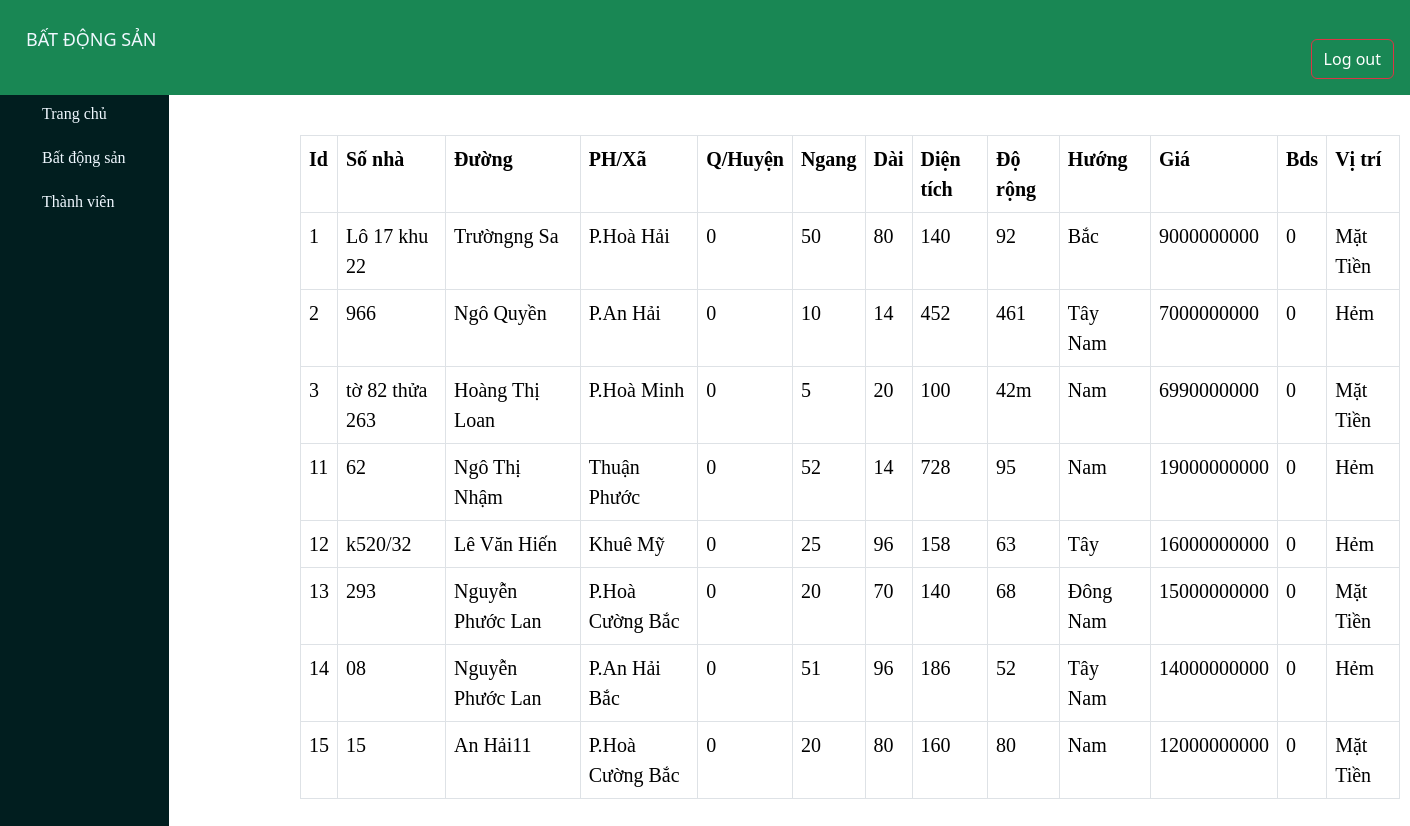
Page /collaborators_data.php on the committed database.
### tables this page shows
CREATE TABLE `tbl_danhmuc` (
  `id_danhmuc` int(11) NOT NULL,
  `sonha` varchar(100) NOT NULL,
  `duong` varchar(100) NOT NULL,
  `xa` varchar(100) NOT NULL,
  `huyen` varchar(100) NOT NULL,
  `ngang` varchar(100) NOT NULL,
  `dai` varchar(100) NOT NULL,
  `dientich` varchar(100) NOT NULL,
  `dorong` varchar(11) NOT NULL,
  `huong` varchar(100) NOT NULL,
  `gia` varchar(100) NOT NULL,
  `bds` varchar(50) NOT NULL,
  `vitri` varchar(100) NOT NULL,
  `ten` varchar(50) NOT NULL,
  `dang` varchar(50) NOT NULL,
  `hinhanh` varchar(100) NOT NULL,
  `ghichu` varchar(100) NOT NULL,
  `sdt` varchar(20) NOT NULL
);

### collaborators_data.php (the view, shortened to what this page needs)
<!DOCTYPE html>
<html lang="en">
<head>
    <link rel="stylesheet" type="text/css" href="css/styleadmincp.css">
    <link rel="stylesheet" type="text/css" href="css/min1.css">
    <link href="https://cdn.jsdelivr.net/npm/bootstrap@5.3.1/dist/css/bootstrap.min.css" rel="stylesheet">
</head>
<body>
<div class="wrapper1">
        <div class="text-bg-success p-3">
            <p class="header "> BẤT ĐỘNG SẢN </p>
            <div class="d-flex justify-content-end">
            <button class="btn btn-outline-danger d-flex align-items-center justify-content-center" style="margin-top: -40px;">
            <a href="javascript:void(0);" id="logout-link" style="color: white; text-decoration: none;">Log out</a>
            </button>
        </div>
        </div>
        <div id="main">
            <div class="vung2">
                    <div class="menu">
                        <ul class="list_menu">
                        <li><a href="/collaborators.php"> Trang chủ</a></li>
                        <li><a href="/collaborators_data.php">Bất động sản</a></li>
                        <li><a href="/collaborators_staff.php">Thành viên</a></li>
                        </ul>
                    </div>
            </div>
            <div class="trungtam">
            <?php
                $sql_lietke_danhmucsp = "SELECT * FROM tbl_danhmuc ORDER BY gia DESC";
                $mysqli = new mysqli("localhost","root","","web_mysqli");
                $query_lietke_danhmucsp = mysqli_query($mysqli,$sql_lietke_danhmucsp);
            ?>
<table class="table table-bordered" style=" width:1100px; margin-left:250px; margin-top:40px;">
                <tr class="xemnhanvien">
                    <th>Id</th>
                    <th>Số nhà</th>
                    <th>Đường</th>
                    <th>PH/Xã</th>
                    <th>Q/Huyện</th>
                    <th>Ngang</th>
                    <th>Dài</th>
                    <th>Diện tích</th>
                    <th>Độ rộng</th>
                    <th>Hướng</th>
                    <th>Giá</th>
                    <th>Bds</th>
                    <th>Vị trí</th>
                </tr>
                <?php
                    $i=0;
                    while($row = mysqli_fetch_array($query_lietke_danhmucsp)){
                        $i++;
                ?>
                <?php
                    if( $row['gia']<=20000000000):?>
                        <tr>
                        <td><?php echo $i ?></td>
                        <td><?php echo $row['sonha'] ?></td>
                        <td><?php echo $row['duong'] ?></td>
                        <td><?php echo $row['xa'] ?></td>
                        <td><?php echo $row['huyen'] ?></td>
                        <td><?php echo $row['ngang'] ?></td>
                        <td><?php echo $row['dai'] ?></td>
                        <td><?php echo $row['dientich'] ?></td>
                        <td><?php echo $row['dorong'] ?></td>
                        <td><?php echo $row['huong'] ?></td>
                        <td><?php echo $row['gia'] ?></td>
                        <td><?php echo $row['bds'] ?></td>
                        <td><?php echo $row['vitri'] ?></td>
                      </tr>
                    <?php endif; ?>
                </div>
                <?php
                }
                ?>
</body>
</html>

### css/min1.css (style rules this page uses)
.header { padding: 10px; color: aliceblue; font-size:18px; }
.wrapper1 { max-width: 1920px; margin: 0 auto; }
#main { height: 868px; width: 10%; margin-top:0px; margin-left:0px ; font-family:Calibri; text-indent: 30px }
.menu { height: 50px; width: 100%; }
.vung2 { height: 100%; width: 120%; background: #011e1f; color: aliceblue; margin-top: -7px; }
ul.list_menu { padding: 0; margin: 1px; width: 100%; border: 0px solid ; list-style: none; margin: 0 auto; line-height: 27px; background: #011e1f }
ul.list_menu li a { text-align: left; color: aliceblue; text-decoration: none; }
ul.list_menu li { float: center; margin: 7px; padding: 5px; font-size: 16px; }
.trungtam { margin-top: -868px; margin-left: 50px; font-family: Calibri; font-size: 20px; text-indent: 40px; }
.xemnhanvien { height: 50px; transform: scale(1); width: 1350px; background-color: #cfd3af; margin-left: 150px; }

### collaborators_data.php (style rules this page uses)
body { margin: 0; padding: 0; background-image: url('image/hinh2.jpg'); }

### rows in the picture
tbl_danhmuc: sonha "Lô 17 khu 22", duong "Trườngng Sa", xa "P.Hoà Hải", huyen "0", ngang "50", dai "80", dientich "140", dorong "92", huong "Bắc", gia "9000000000", bds "0", vitri "Mặt Tiền"
tbl_danhmuc: sonha "966", duong "Ngô Quyền", xa "P.An Hải", huyen "0", ngang "10", dai "14", dientich "452", dorong "461", huong "Tây Nam", gia "7000000000", bds "0", vitri "Hẻm"
tbl_danhmuc: sonha "tờ 82 thửa 263", duong "Hoàng Thị Loan", xa "P.Hoà Minh", huyen "0", ngang "5", dai "20", dientich "100", dorong "42m", huong "Nam", gia "6990000000", bds "0", vitri "Mặt Tiền"
tbl_danhmuc: sonha "62", duong "Ngô Thị Nhậm", xa "Thuận Phước", huyen "0", ngang "52", dai "14", dientich "728", dorong "95", huong "Nam", gia "19000000000", bds "0", vitri "Hẻm"
tbl_danhmuc: sonha "k520/32", duong "Lê Văn Hiến", xa "Khuê Mỹ", huyen "0", ngang "25", dai "96", dientich "158", dorong "63", huong "Tây", gia "16000000000", bds "0", vitri "Hẻm"
tbl_danhmuc: sonha "293", duong "Nguyễn Phước Lan", xa "P.Hoà Cường Bắc", huyen "0", ngang "20", dai "70", dientich "140", dorong "68", huong "Đông Nam", gia "15000000000", bds "0", vitri "Mặt Tiền"
tbl_danhmuc: sonha "08", duong "Nguyễn Phước Lan", xa "P.An Hải Bắc", huyen "0", ngang "51", dai "96", dientich "186", dorong "52", huong "Tây Nam", gia "14000000000", bds "0", vitri "Hẻm"
tbl_danhmuc: sonha "15", duong "An Hải11", xa "P.Hoà Cường Bắc", huyen "0", ngang "20", dai "80", dientich "160", dorong "80", huong "Nam", gia "12000000000", bds "0", vitri "Mặt Tiền"
